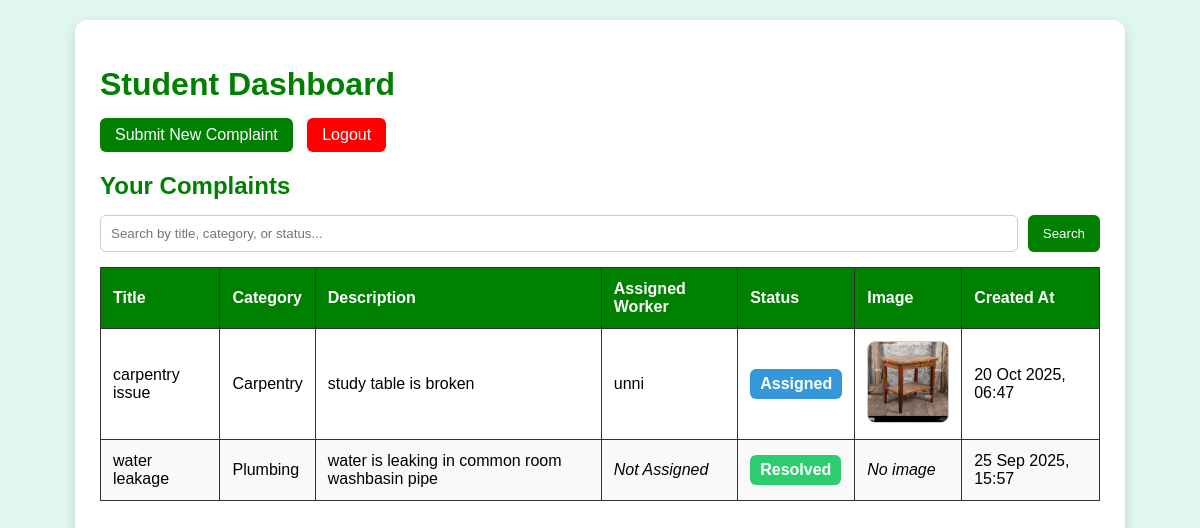
The app's page /student-dashboard/ (signed in), older data.
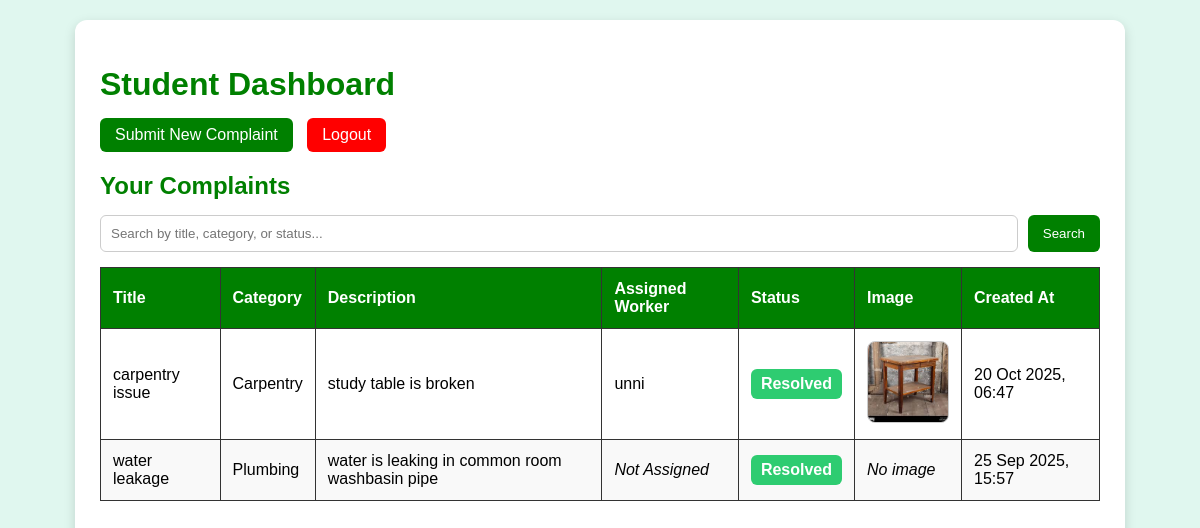
The same page, newer data.
### fixitnow/models.py (models this page shows, shortened)
class Complaint(models.Model):
    STATUS_CHOICES = [
        ('Pending', 'Pending'),
        ('Assigned', 'Assigned'),
        ('Resolved', 'Resolved'),
    ]
    user = models.ForeignKey(
        CustomUser,
        on_delete=models.CASCADE,
        related_name='student_complaints',
        limit_choices_to={'role': 'student'}
    )
    title = models.CharField(max_length=100)
    description = models.TextField()
    category = models.CharField(max_length=50, choices=CATEGORY_CHOICES, blank=True)
    status = models.CharField(max_length=20, choices=STATUS_CHOICES, default='Pending')
    assigned_worker = models.ForeignKey(
        CustomUser,
        on_delete=models.SET_NULL,
        null=True,
        blank=True,
        related_name='assigned_complaints',
        limit_choices_to={'role': 'worker'}
    )
    image = models.ImageField(upload_to='complaint_images/', blank=True, null=True)
    created_at = models.DateTimeField(auto_now_add=True)

class CustomUser(AbstractUser):
    ROLE_CHOICES = (
        ('student', 'Student'),
        ('worker', 'Worker'),
        ('admin', 'Admin'),
    )
    role = models.CharField(max_length=10, choices=ROLE_CHOICES, default='student')

### fixitnow/views.py (the view)
# urls.py: path("student-dashboard/", views.student_dashboard, name="student_dashboard"),
@login_required(login_url="login")
def student_dashboard(request):
    if request.user.role != 'student':
        return HttpResponseForbidden("You are not authorized to view this page.")
    student_profile = getattr(request.user, 'studentprofile', None)
    complaints = request.user.student_complaints.all().order_by("-created_at")
    return render(request, "student_dashboard.html", {
        "complaints": complaints,
        "profile": student_profile
    })

### templates/student_dashboard.html (shortened to what this page needs)
{% load static %}
<!DOCTYPE html>
<html lang="en">
<head>
</head>
<body>
  <div class="dashboard">
    <h1>Student Dashboard</h1>
    <a href="{% url 'submit_complaint' %}" class="btn">Submit New Complaint</a>
    <a href="{% url 'logout' %}" class="btn btn-logout">Logout</a>
    <h2>Your Complaints</h2>
    <form method="GET" action="" class="search-bar">
        <input type="text" name="q" placeholder="Search by title, category, or status..." value="{{ request.GET.q }}">
        <button type="submit">Search</button>
    </form>
    {% if complaints %}
      <table>
        <thead>
          <tr>
            <th>Title</th>
            <th>Category</th>
            <th>Description</th>
            <th>Assigned Worker</th>
            <th>Status</th>
            <th>Image</th>
            <th>Created At</th>
          </tr>
        </thead>
        <tbody>
          {% for complaint in complaints %}
          <tr>
            <td>{{ complaint.title }}</td>
            <td>{{ complaint.category }}</td>
            <td>{{ complaint.description }}</td>
            <td>
              {% if complaint.assigned_worker %}
                {{ complaint.assigned_worker.username }}
              {% else %}
                <em>Not Assigned</em>
              {% endif %}
            </td>
            <td>
              <span class="status-badge status-{{ complaint.status }}">
                {{ complaint.status }}
              </span>
            </td>
            <td>
              {% if complaint.image %}
                <img src="{{ complaint.image.url }}" class="complaint-img" alt="Complaint Image">
              {% else %}
                <em>No image</em>
              {% endif %}
            </td>
            <td>{{ complaint.created_at|date:"d M Y, H:i" }}</td>
          </tr>
          {% endfor %}
        </tbody>
      </table>
    {% else %}
      <p>You have not submitted any complaints yet.</p>
    {% endif %}
  </div>
</body>
</html>

Row changes from the older to the newer data that the page shows:
changed Complaint "carpentry issue": status "Assigned" → "Resolved"
